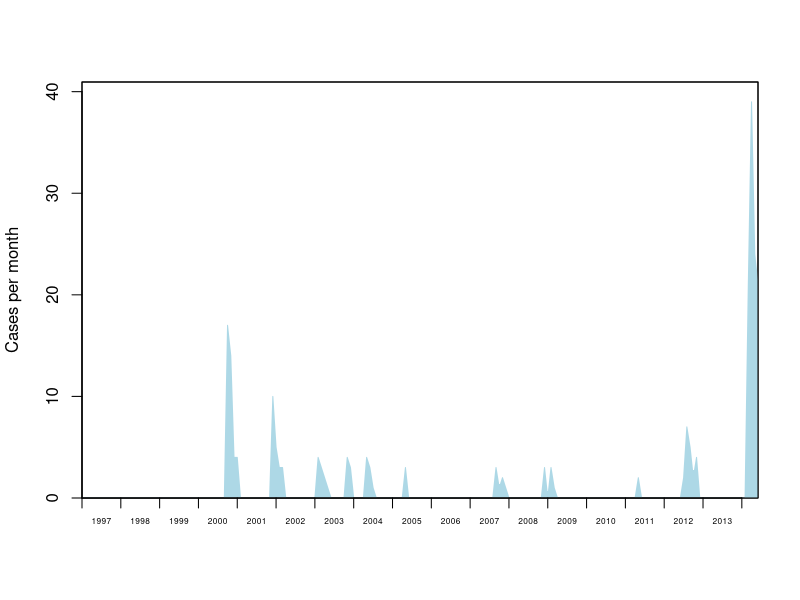
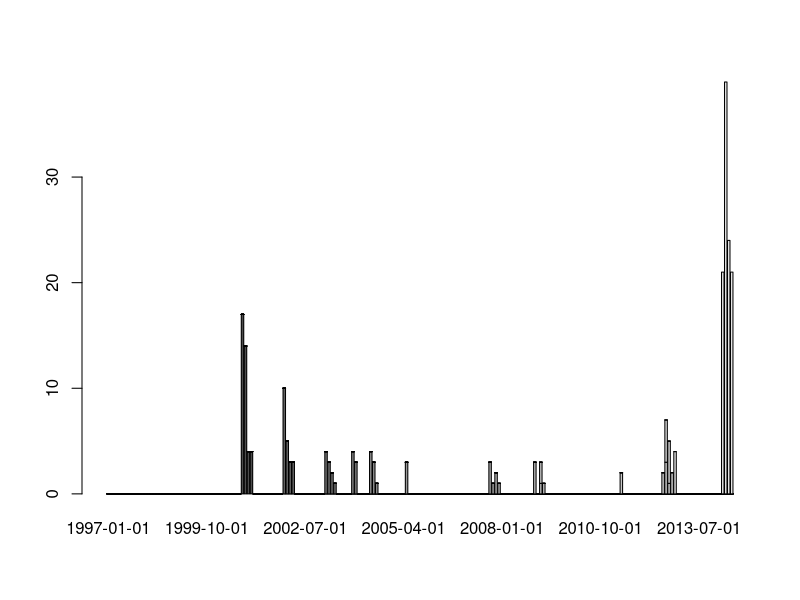
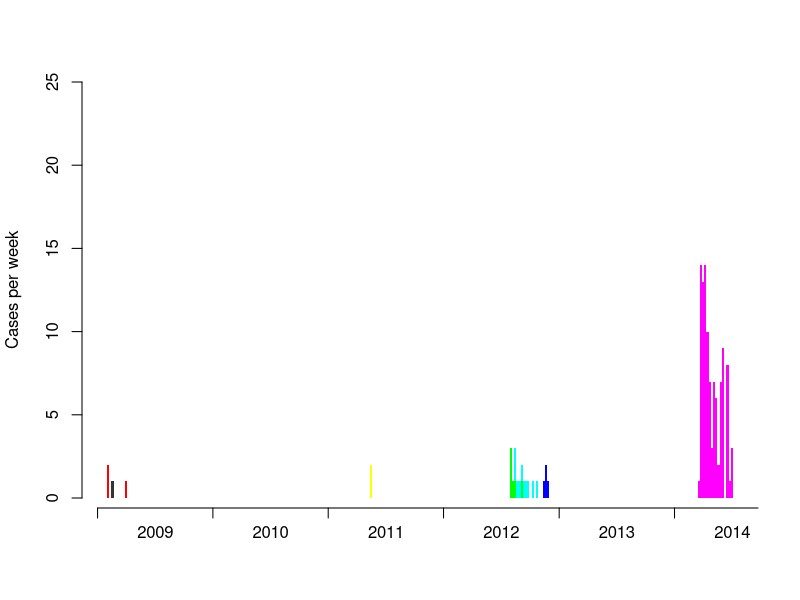

R code for these plots, in order:
# Reads in raw data source, extracts data for each epidemic
# and generates a new .csv file with the data from all epidemics

# assumes the variable 'data_file' contains the data file to use

# columes that indicate an outbreak
outbreak_col      <- "Outbrk"
outbreak_code_col <- "Outbrk"

# column for report date
date_col          <- "reportdate"
date_format       <- "%d-%B-%y"

# output folder to create
output_dir        <- "outbreaks"

# Episurv has a weird week layout as follows:
# 1. All weeks are Saturday through Friday.
# 2. The first week of the year must end on the first Friday of the year.

# NOT SURE ABOUT THE NEXT TWO...
# 3. Each year has between 1 and 53?? such weeks.  Any further weeks are combined with week 1 of the next year.
# 4. Every week is 7 days, except possibly for week '1' of each year, which might be up to 14 days.

# survey weeks start on a saturday, so just find the previous saturday
surv_week_start <- function(date)
{
  # 1. Find the previous saturday
  prev_sat <- date
  while (weekdays(prev_sat) != "Saturday")
    prev_sat <- prev_sat - 1;
  return(as.character(prev_sat))
}

surv_month_start <- function(date)
{
  # Find the month
  return(format.Date(date, "%Y-%m-01"))
}

# read in data
all <- read.csv("EbolaData.csv")

outbreak_rows <- all[,outbreak_col] == "Yes"
outbreak_rows_with_code <- !is.na(all[,outbreak_code_col])

table(outbreak_rows, outbreak_rows_with_code)

# there are 7 rows with Outbrk == TRUE and no OutbreakCode
# there are 35 rows with OutbreakCode specified and Outbrk = FALSE

# assume we want ones with the OutbreakCode specified - this throws away 7 unknowns
outbreak_rows <- outbreak_rows_with_code
all[!outbreak_rows,outbreak_code_col] <- 0

# now grab out the date field and convert to week
# TODO: for epidemic we could use onset date, but its not always available
notification_dates <- as.Date(all[,date_col], format=date_format)
notification_weeks <- sapply(notification_dates, surv_week_start)

# now the total incidence through time, with outbreak no's as well

notification_months <- sapply(notification_dates, surv_month_start)

num_months <- (2014.5-1997)*12

ob_range <- range(as.Date(notification_months))
ob_weeks <- matrix(0, length(unique(all[,outbreak_code_col])), num_months)
colnames(ob_weeks) <- 1:num_months
for (i in 1:num_months)
  colnames(ob_weeks)[i] <- sprintf("%4d-%02d-01", 1997 + floor((i-1)/12), (i-1) %% 12 + 1)
rownames(ob_weeks) <- unique(all[,outbreak_code_col])
t <- table(all[,outbreak_code_col], notification_months)
ob_weeks[rownames(t), colnames(t)] <- t

# plot time series of total cases
ts <- colSums(ob_weeks)

plot(NULL, type="l", ylab="Cases per month", xlim=c(0, num_months-1), ylim=c(0, max(ts)*1.05), xlab="", xaxt="n", xaxs="i", yaxs="i")
x <- c(0, 0:(num_months-1), num_months-1)
y <- c(0, ts, 0)
polygon(x, y, col="lightblue", border="lightblue")

axis(1, seq(0,floor(num_months/12)*12,by=12), labels=rep("", floor(num_months/12)+1))
mtext(1996+1:floor(num_months/12), side=1, at = (1:floor(num_months/12))*12 - 6, line=0.5, cex=0.5)
box()

barplot(ob_weeks)

# plot finer-grained total cases per week since 2009
rows <- notification_weeks > "2008-12-31"

weeks_2007 <- notification_weeks[rows]
outbreaks_2007 <- all[rows,outbreak_code_col]

ob_range <- range(as.Date(weeks_2007))
ob_weeks <- matrix(0, length(unique(outbreaks_2007)), diff(ob_range)/7+1)
colnames(ob_weeks) <- as.character(seq(ob_range[1], ob_range[2], by=7))
rownames(ob_weeks) <- sort(unique(outbreaks_2007))
t <- table(outbreaks_2007, weeks_2007)
ob_weeks[rownames(t), colnames(t)] <- t
cols <- c("grey20", rainbow(nrow(ob_weeks)-1))
barplot(ob_weeks, col=cols, border=NA, space=0, xaxt="n", ylim=c(0,25), ylab="Cases per week")

# figure out years...
years <- as.numeric((as.Date(paste(2009:2015, "-01-01", sep="")) - ob_range[1]) / 7)
axis(1, at=years, labels=rep("", length(years)), line=0.5)
mtext(2009:2014, side=1, at = years[-length(years)] + diff(years)/2, line=1.2)

# combine 'outbreaks' with fewer than 10 cases into one semi-sporadic column
weeks_2009 <- notification_weeks[rows]
outbreaks_2009 <- all[rows,outbreak_code_col]
ob_range <- range(as.Date(weeks_2009))
ob_weeks <- matrix(0, length(unique(outbreaks_2009)), diff(ob_range)/7+1)
colnames(ob_weeks) <- as.character(seq(ob_range[1], ob_range[2], by=7))
rownames(ob_weeks) <- sort(unique(outbreaks_2009))
t <- table(outbreaks_2009, weeks_2009)
ob_weeks[rownames(t), colnames(t)] <- t

sporadic <- ob_weeks[1,]
epidemic <- ob_weeks[-1,]
ob_sizes <- rowSums(epidemic)

# find our main outbreaks.  We grab the big ones, then merge in sporadic cases in the same time period.
# at worse this will overestimate R0 as the epidemic is slightly larger than it really is.

ob_sizes <- ob_sizes[order(-ob_sizes)]
epidemics_to_use <- as.numeric(names(ob_sizes)[ob_sizes > 0])

# now for each, find all nearby cases
weeks_2009 <- as.Date(weeks_2009)
outbreaks_R0 <- rep(0, length(outbreaks_2009))
outbreaks_R0[outbreaks_2009 %in% epidemics_to_use] <- outbreaks_2009[outbreaks_2009 %in% epidemics_to_use]

for (epi in epidemics_to_use)
{
  current_epi_rows <- outbreaks_R0 == epi
  # expand the week range by week_fudge weeks and look for more cases.  Keep going until we find none.
  week_fudge <- 3*7
  while (TRUE)
  {
    week_range <- range(weeks_2009[current_epi_rows])
    sporadics_to_add <- weeks_2009 >= week_range[1]-week_fudge & weeks_2009 <= week_range[2]+week_fudge & !current_epi_rows
    if (sum(sporadics_to_add) == 0)
      break
    current_epi_rows <- current_epi_rows |  sporadics_to_add
  }
  # update
  outbreaks_R0[current_epi_rows] <- epi
}

# reorder the outbreaks based on their end date
outbreak_nos <- unique(outbreaks_R0[outbreaks_R0 > 0])
max_dates <- rep("", length(outbreak_nos))
for (i in 1:length(outbreak_nos))
{
  max_dates[i] <- max(weeks_2009[outbreaks_R0 == outbreak_nos[i]])
}
epidemic_order <- order(max_dates)


# export these outbreaks for R0 analyses

# create output directory
dir.create(file.path(output_dir), showWarnings = FALSE)

# for each outbreak, compute the incidence
for (ob_num in outbreak_nos)
{
  # find the rows
  ob_rows  <- outbreaks_R0 == ob_num
  
  # create a date range
  ob_range <- range(weeks_2009[ob_rows])
  ob_weeks <- rep(0, length=diff(ob_range)/7+1)
  names(ob_weeks) <- seq(ob_range[1], ob_range[2], by=7)
  
  # compute the incidence by tabling up
  t <- table(weeks_2009[ob_rows])
  ob_weeks[names(t)] <- t
  
  # write out an outbreak file
  outbreak_data <- data.frame(date=names(ob_weeks), week=1:length(ob_weeks), incidence=ob_weeks)
  outbreak_file <- file.path(output_dir, sprintf("outbreak%02d.csv", ob_num))
  write.csv(outbreak_data, outbreak_file, row.names=F)
}
